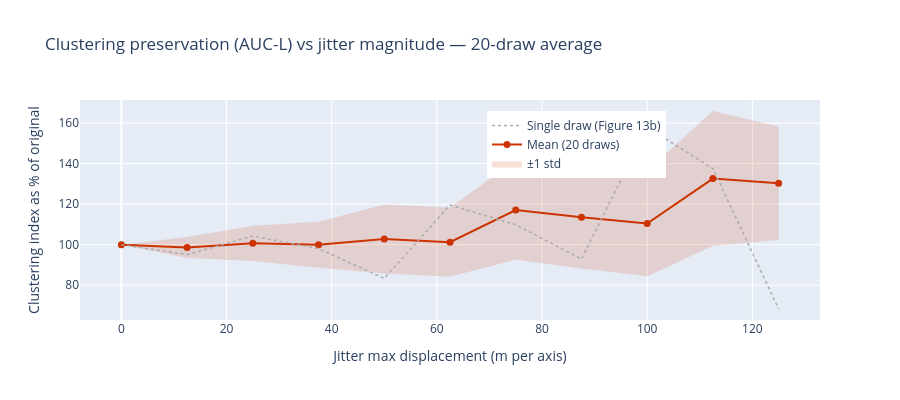

Here is the notebook cell this chart was saved with:
### Markdown cell above
**Figure 13b.** AUC-L clustering index (% of original) versus jitter max displacement for a single random draw at each level. The jagged, non-monotonic shape is expected: each magnitude uses an independent noise seed, and with only 250 data points Ripley's K has high per-draw variance — a particular displacement pattern can accidentally preserve a cluster better than a larger jitter did at the previous level. See Figure 13c for a multi-draw average that reveals the true underlying trend.

### Code cell
N_DRAWS = 20

if RECOMPUTE:
    auc_mat = np.zeros((N_DRAWS, len(jitter_fracs)))
    for draw in range(N_DRAWS):
        for idx, frac in enumerate(jitter_fracs):
            J_i  = 250 * frac
            xy_i = xy_orig.copy() if J_i == 0 else (
                xy_orig + np.random.default_rng(
                    seed=draw * 200 + idx
                ).uniform(-J_i, J_i, xy_orig.shape))
            with warnings.catch_warnings():
                warnings.simplefilter('ignore')
                k_res = k_test(xy_i, keep_simulations=False, support=support)
            L_i = np.sqrt(k_res.statistic / np.pi) - support
            auc_mat[draw, idx] = float(np.trapezoid(np.maximum(L_i, 0), support))
    np.save('data/nb13_auc_mat.npy', auc_mat)
else:
    auc_mat = np.load('data/nb13_auc_mat.npy')

baseline_avg = auc_mat[:, 0].mean()
mean_pct = 100 * auc_mat.mean(axis=0) / baseline_avg
std_pct  = 100 * auc_mat.std(axis=0)  / baseline_avg

fig = go.Figure()
# Shaded ±1 std band
fig.add_traces([
    go.Scatter(x=jitter_m, y=mean_pct + std_pct, mode='lines',
               line=dict(width=0), showlegend=False),
    go.Scatter(x=jitter_m, y=mean_pct - std_pct, mode='lines',
               line=dict(width=0), fill='tonexty',
               fillcolor='rgba(204,51,0,0.15)',
               name='±1 std'),
])
# Mean line
fig.add_scatter(x=jitter_m, y=mean_pct, mode='lines+markers',
                name=f'Mean ({N_DRAWS} draws)',
                line=dict(color='#cc3300', width=2),
                marker=dict(size=7))
# Single-draw overlay for comparison
fig.add_scatter(x=jitter_m, y=auc_pct, mode='lines',
                name='Single draw (Figure 13b)',
                line=dict(color='#aaaaaa', width=1.5, dash='dot'))

fig.update_layout(
    title=f'Clustering preservation (AUC-L) vs jitter magnitude — {N_DRAWS}-draw average',
    xaxis_title='Jitter max displacement (m per axis)',
    yaxis_title='Clustering index as % of original',
    height=400, legend=dict(x=0.55, y=0.95)
)
fig.show()
print(f'At ±{J_BASE:.0f} m: {mean_pct[5]:.1f}% ± {std_pct[5]:.1f}% of original clustering preserved')

### Figure 1 — Plotly figure (JSON) as saved in the notebook; plotly's stock layout.template omitted (floating-point values rounded to 4 significant figures)
{"data": [{"line": {"width": 0}, "mode": "lines", "showlegend": false, "type": "scatter", "x": [0.0, 12.5, 25.0, 37.5, 50.0, 62.5, 75.0, 87.5, 100.0, 112.5, 125.0], "y": [100.0, 103.8, 109.3, 111.3, 119.8, 118.3, 141.6, 138.9, 136.5, 166.0, 158.3]}, {"fill": "tonexty", "fillcolor": "rgba(204,51,0,0.15)", "line": {"width": 0}, "mode": "lines", "name": "±1 std", "type": "scatter", "x": [0.0, 12.5, 25.0, 37.5, 50.0, 62.5, 75.0, 87.5, 100.0, 112.5, 125.0], "y": [100.0, 93.39, 92.0, 88.63, 85.8, 84.16, 92.59, 88.23, 84.42, 99.29, 102.3]}, {"line": {"color": "#cc3300", "width": 2}, "marker": {"size": 7}, "mode": "lines+markers", "name": "Mean (20 draws)", "type": "scatter", "x": [0.0, 12.5, 25.0, 37.5, 50.0, 62.5, 75.0, 87.5, 100.0, 112.5, 125.0], "y": [100.0, 98.58, 100.7, 99.98, 102.8, 101.2, 117.1, 113.6, 110.4, 132.6, 130.3]}, {"line": {"color": "#aaaaaa", "dash": "dot", "width": 1.5}, "mode": "lines", "name": "Single draw (Figure 13b)", "type": "scatter", "x": [0.0, 12.5, 25.0, 37.5, 50.0, 62.5, 75.0, 87.5, 100.0, 112.5, 125.0], "y": [100.0, 95.12, 104.3, 98.05, 83.33, 119.6, 109.9, 92.92, 158.0, 137.6, 68.24]}], "layout": {"height": 400, "legend": {"x": 0.55, "y": 0.95}, "title": {"text": "Clustering preservation (AUC-L) vs jitter magnitude — 20-draw average"}, "xaxis": {"title": {"text": "Jitter max displacement (m per axis)"}}, "yaxis": {"title": {"text": "Clustering index as % of original"}}}}
